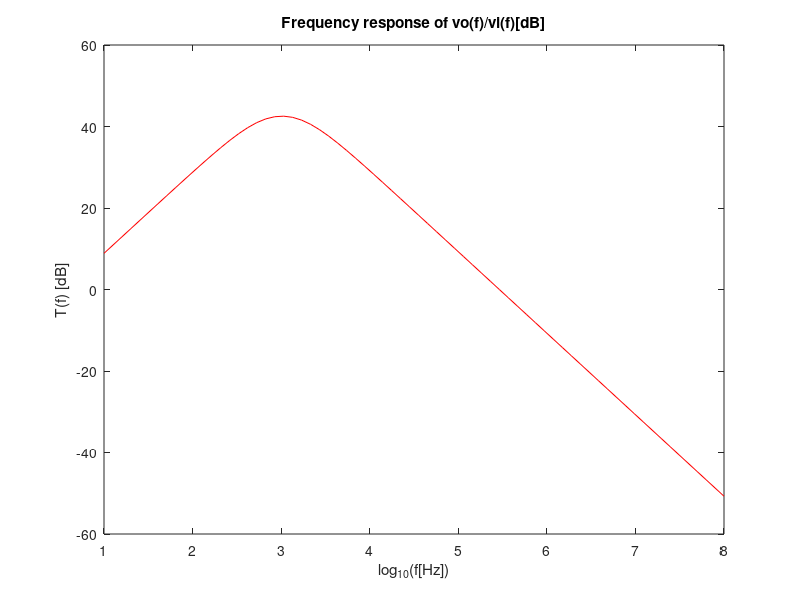
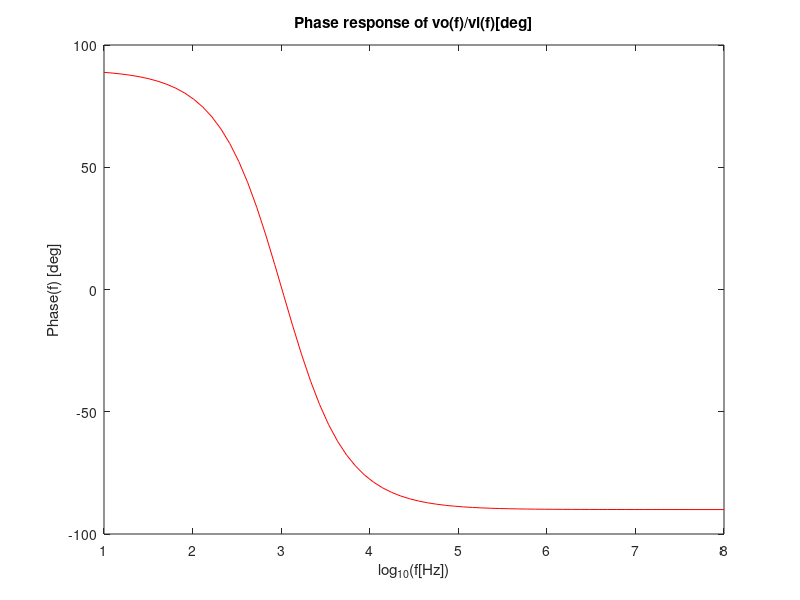

The MATLAB source for these figures, in order:
% Sinais de entrada.

R1=1e3
R2=500
R3=100e3
R4=500
C1=220e-9
C2=220e-9

%{
wL=1/(R1*C1)
fL=wL/(2*pi)

w0=2*pi*1e3;

wH=w0*w0/wL
fH=wH/(2*pi)


%ganho vem anteriormente
AV=100
ganho=AV;
ganhodB=20*log10(ganho);
%}
%esboço funçao
f=logspace(1,8,70);

%{
for i=1:length(f)
  Auxpos(i)=20*log10(f(i)*(ganho/fL));
  Auxneg(i)=20*log10(f(i)*(-ganho/fL)+(ganho-ganho*fH/fL));
  if(f(i)<=fL)
    T(i)=Auxpos(i);
  elseif(f(i)<fH && Auxpos(i)<= ganhodB)
    T(i)=Auxpos(i);
  elseif(f(i)<fH && Auxpos(i)>ganhodB)
    T(i)=ganhodB;
  elseif(f(i)>=fH)
    T(i)=Auxneg(i);
  endif  
endfor
%}

T=(R1*C1*2*pi.*f*j)./(1+R1*C1*2*pi*f*j).*(1+R3/R4).*(1./(1+R2*C2*2*pi.*f*j));
Tdb=20*log10(abs(T));
Tp=180*angle(T)/pi;

p1= figure();
plot(log10(f), Tdb, "r")
title("Frequency response of vo(f)/vi(f)[dB]")
xlabel ("log_{10}(f[Hz])")
ylabel ("T(f) [dB]")
print (p1, "Tdb.eps", "-depsc");

p2= figure();
plot(log10(f), Tp, "r")
title("Phase response of vo(f)/vi(f)[deg]")
xlabel ("log_{10}(f[Hz])")
ylabel ("Phase(f) [deg]")
print (p2, "Tp.eps", "-depsc");

inputImp=1+1j;
outputImp=2+1j;

tabID2=fopen('oct2_tab.tex','w');
fprintf(tabID2, "$Z_{IN}$ & %f%+fj  \\\\ \\hline\n", real(inputImp), imag(inputImp)) 
fprintf(tabID2, "$Z_{OUT}$ & %f%+fj \\\\ \\hline\n", real(outputImp), imag(outputImp)) 
fclose(tabID2);
